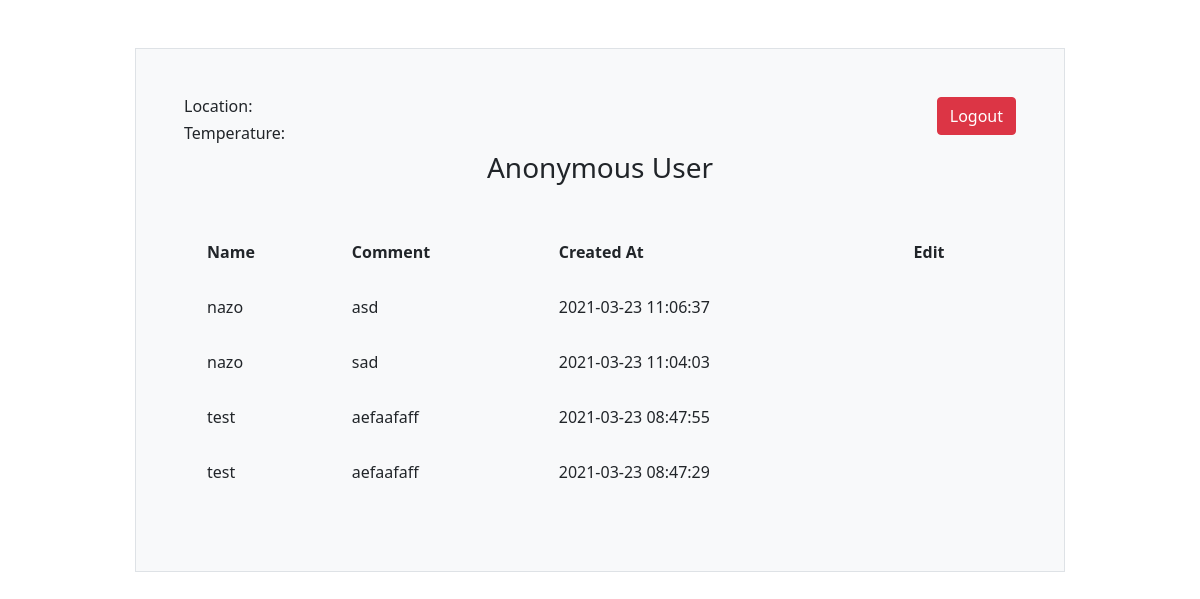
The app's page /comments.php, older data.
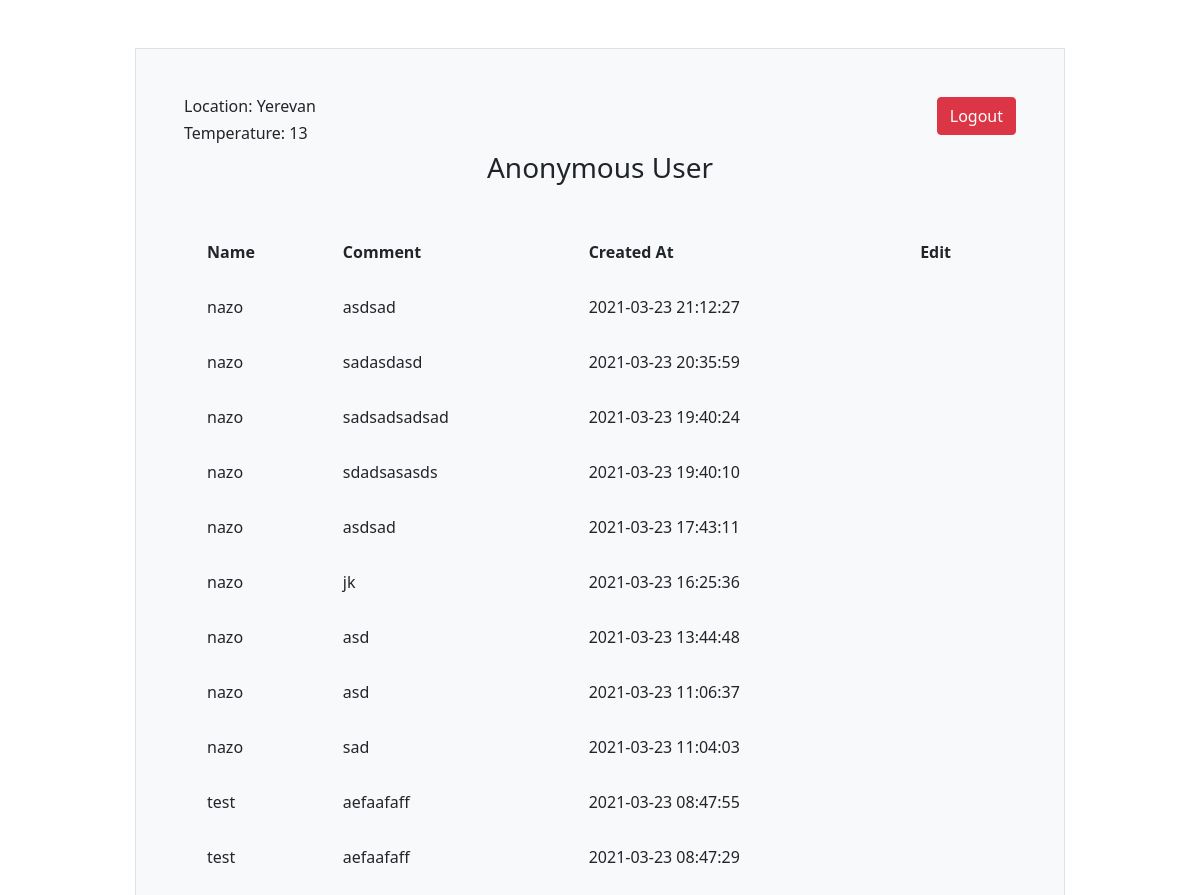
The same page, newer data.
### tables this page shows
CREATE TABLE IF NOT EXISTS `comments` (
  `id` int(11) NOT NULL AUTO_INCREMENT,
  `user_id` int(11) NOT NULL,
  `comment` text NOT NULL,
  `created_at` timestamp NOT NULL DEFAULT CURRENT_TIMESTAMP,
  `updated_at` varchar(50) DEFAULT NULL,
  PRIMARY KEY (`id`)
);

CREATE TABLE IF NOT EXISTS `user_reg` (
  `id` int(11) NOT NULL AUTO_INCREMENT,
  `name` varchar(30) NOT NULL,
  `email` varchar(100) NOT NULL,
  `password` varchar(32) NOT NULL,
  PRIMARY KEY (`id`)
);

CREATE TABLE IF NOT EXISTS `weather_data` (
  `id` int(11) NOT NULL AUTO_INCREMENT,
  `city_name` varchar(32) NOT NULL,
  `temperature` int(11) NOT NULL,
  `weatherTime` time DEFAULT NULL,
  PRIMARY KEY (`id`)
);

### functions.php (called while the page is built, shortened)
<?php
    function getWeather() {
        include 'db_config.php';
        $curlInitialize = curl_init();
        $sql = "SELECT city_name, temperature ,weatherTime FROM weather_data
                WHERE city_name = 'Yerevan'";
        $runQuery = $conn->query($sql);
        if($runQuery->num_rows == 0) {
            $result = curl_exec($curlInitialize);
            curl_close($curlInitialize);
            $weather_data = json_decode($result);
            $city =  $weather_data->name;
            $temp = $weather_data->main->temp;
            $query = "INSERT INTO weather_data (city_name, temperature, weatherTime)
                            VALUES ('$city', $temp, CURRENT_TIME())";
            if(!$conn->query($query)) {
                echo "Database error";
                exit;
            }
        }
        else {
            $result = curl_exec($curlInitialize);
            $weather_data = json_decode($result);
            $updatedTemp = $weather_data->main->temp;
            $queryUpdate = "UPDATE weather_data SET weatherTime = CURRENT_TIME(), temperature = $updatedTemp
                            WHERE (CURRENT_TIME() - weatherTime > 1800)";
        }
        $conn->query($sql);
        $row = $conn->query($sql)->fetch_assoc();
        return $row;
    }

### comments.php (the view, shortened to what this page needs)
<?php
    include 'db_config.php';
    include 'functions.php';
    $weatherData = getWeather();
    $sqlSelect = "SELECT c.user_id, u.name, c.comment, c.id, c.created_at
                    FROM comments c INNER JOIN user_reg u ON (u.id = c.user_id)
                    ORDER BY c.created_at DESC";
    $runQuery = $conn->query($sqlSelect);
?>
<!DOCTYPE html>
<html lang="en">
<head>
    <link href="https://cdn.jsdelivr.net/npm/bootstrap@5.0.0-beta2/dist/css/bootstrap.min.css" rel="stylesheet">
</head>
<body>
    <div class = "container">
        <div class = "col-md-10 offset-md-1 border p-5 bg-light mt-5">
        <a href="logout.php" class="btn btn-danger float-end">Logout</a>
        <h6>Location: <?=$weatherData['city_name']?></h6>
        <h6>Temperature: <?=$weatherData['temperature']?></h6>
            <h3 class = "d-flex align-items-center justify-content-center" style = "clear: both;">
                <?php if(isset($_SESSION['username'])): ?>
                    Welcome <?=$_SESSION['username'] ?>
                <?php else: ?>
                    Anonymous User
                <?php endif; ?>
            </h3>
            <table class = "table table-borderless" style = "border-collapse: separate; border-spacing: 15px;">
                    <tr class = "pb-5">
                        <th scope="col">Name</th>
                        <th scope="col">Comment</th>
                        <th scope="col">Created At</th>
                        <th scope="col">Edit</th>
                    </tr>
                <?php if ($runQuery->num_rows > 0): ?>
                    <?php while($row = $runQuery->fetch_assoc()): ?>
                        <tr><td><?=$row['name']?></td>
                        <td><?=$row['comment']?></td>
                        <td><?=$row['created_at']?></td>
                    <?php endwhile; ?>
                <?php else: ?>
                    <h5 class = 'd-flex align-items-center justify-content-center mb-5 text-danger'>No Comments Written in the Database</h3>
                <?php endif;
                ?>
            </table>
        </div>
    </div>
</body>
</html>

Row changes from the older to the newer data that the page shows:
added weather_data: city_name "Yerevan", temperature "13"
added comments: user.name "nazo", comment "asdsad", created_at "2021-03-23 21:12:27"
added comments: user.name "nazo", comment "sadasdasd", created_at "2021-03-23 20:35:59"
added comments: user.name "nazo", comment "sadsadsadsad", created_at "2021-03-23 19:40:24"
added comments: user.name "nazo", comment "sdadsasasds", created_at "2021-03-23 19:40:10"
added comments: user.name "nazo", comment "asdsad", created_at "2021-03-23 17:43:11"
added comments: user.name "nazo", comment "jk", created_at "2021-03-23 16:25:36"
added comments: user.name "nazo", comment "asd", created_at "2021-03-23 13:44:48"
